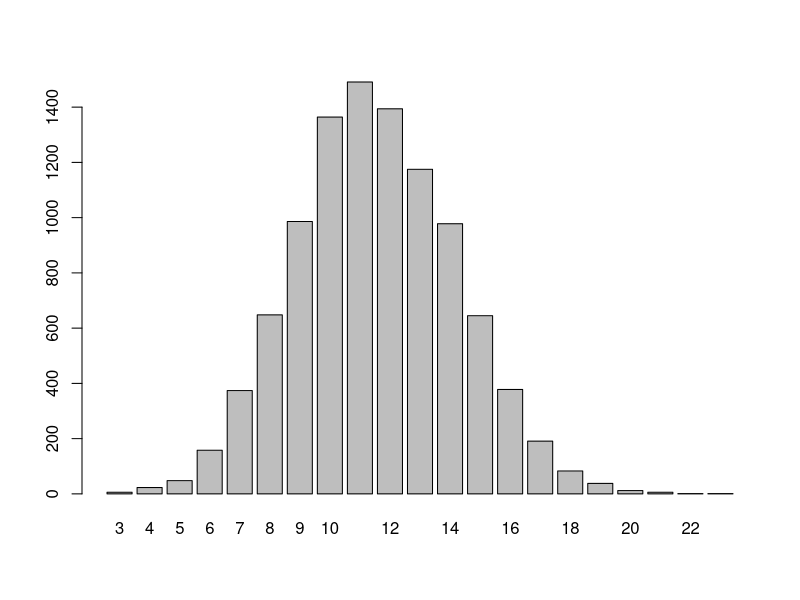

Write R code to recreate this figure.
## ---- chunk 1
knitr::opts_chunk$set(echo = TRUE)
## ---- chunk 2
choose(32, 9)*(0.36)^9*(0.64)^23
dbinom(9, 32, 0.36)
## ---- chunk 3
0.36*32
## ---- chunk 4
dbinom(0, 32, 0.36)
0.64^32
## ---- chunk 5
barplot(table(rbinom(10000, 32, 0.36)))
## ---- chunk 6
dbinom(11, 20, 0.4)
## ---- chunk 7
20 * 0.4
sqrt(20 * 0.4 * 0.6)
## ---- chunk 8
tot <- 0
for (i in 0:10){
  tot <- tot + dbinom(i, 20, 0.4)
}
tot
## ---- chunk 9
tot <- 0
for (i in 11:20){
  tot <- tot + dbinom(i, 20, 0.4)
}
tot
## ---- chunk 10
(1 + 6) / 2
sum(c(1:6)/6)
## ---- chunk 11
((6-1+1)^2-1)/12
ex <- sum(c(1:6)/6)
ex2 <- sum(c(1:6)^2/6)
sum(ex2 - ex^2)
